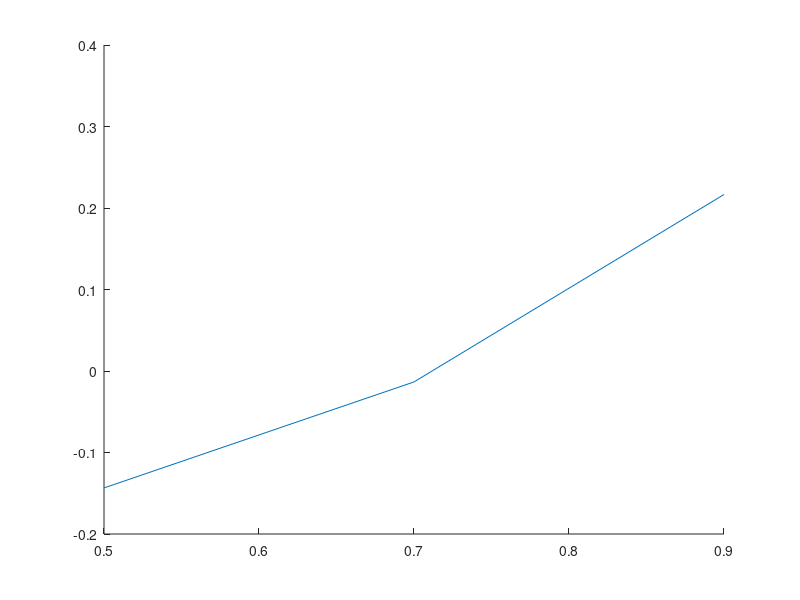

Reproduce this figure in MATLAB.
f =@(x) (x.^2-1+exp(-x));
x = 0.5:0.2:1;
y = f(x);
hold on;
plot(x, y);

%Algoritmo per il metodo di Bisezione

a = 0.5;
b = 1;
toll = 1e-8;
fa = f(a);
n = -1;
n_max = 100;
amp = toll+1;
while amp >= toll && n < n_max
    n = n+1;
    amp = abs(b-a)
    c = a + (amp/2);
    fc = f(c);
    if fc*fa < 0
        b = c;
    else if fc*fa > 0
            a = c;
            fa = fc;
        else 
            amp = 0;
        end
    end
end
hold off;
c
f(c)
